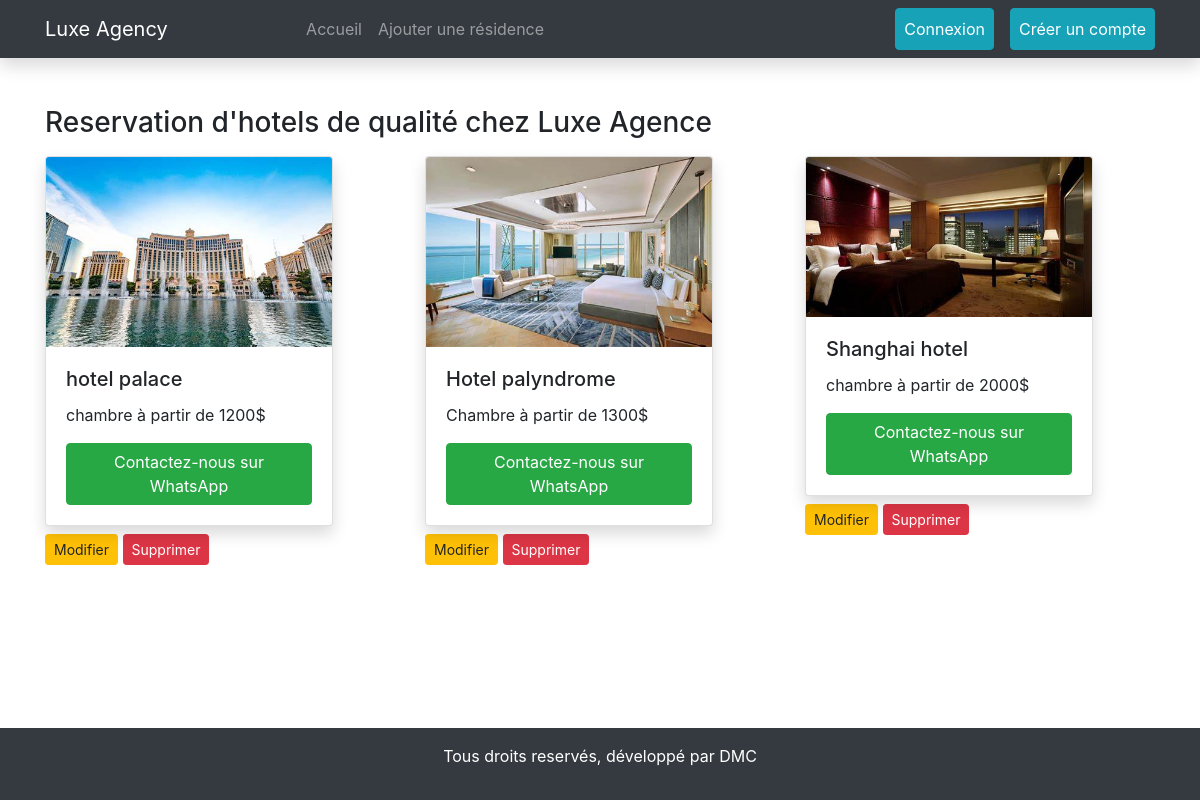
The page /Agence/ on the database its author committed.
### Agence/models.py (models this page shows, shortened)
class Residence(models.Model):
    image = models.ImageField(upload_to='residence_images/')
    nomResidence = models.CharField(max_length=100)
    description = models.TextField()

### Agence/views.py (the view)
# urls.py: path('', views.list_residences, name = "home"),
def list_residences(request):
    residences = Residence.objects.all()
    return render(request, 'home.html', {'residences': residences})

### Agence/templates/home.html (shortened to what this page needs)
{% extends "base.html" %} {% block content %}
<div class="container mt-5 mb-5">
  <h3 class="mb-3">Reservation d'hotels de qualité chez Luxe Agence</h3>
  <div class="row">
    {% if residences %} {% for rs in residences %}
    <div class="col-lg-4 mb-4">
      <div class="card shadow" style="width: 18rem">
        <img src="{{ rs.image.url }}" class="card-img-top" alt="..." />
        <div class="card-body">
          <h5 class="card-title">{{ rs.nomResidence }}</h5>
          <p class="card-text">{{ rs.description }}</p>
          <a href="https://wa.me/+2250758475734" class="btn btn-success" target="_blank">Contactez-nous sur WhatsApp</a>
        </div>
      </div>
      <a href="{% url 'updatedata' rs.id %}" class="btn btn-warning btn-sm mt-2"
        >Modifier</a
      >
      <form
        action="{% url 'deletedata' rs.id %}"
        method="post"
        class="d-inline"
      >
        <input
          type="submit"
          class="btn btn-danger btn-sm mt-2"
          value="Supprimer"
        />
      </form>
    </div>
    {% endfor %} {% else %}
    <div class="col-12">
      <h4 class="text-center alert alert-warning">Pas d'enregistrement</h4>
    </div>
    {% endif %}
  </div>
</div>
{% endblock %}

### Agence/templates/base.html (shortened to what this page needs)
<!DOCTYPE html>
<html lang="en">
  <head>
    <link
      rel="stylesheet"
      href="https://cdn.jsdelivr.net/npm/bootstrap@4.4.1/dist/css/bootstrap.min.css"
    />
  </head>
  <body class="d-flex flex-column min-vh-100">
    <nav class="navbar navbar-expand-lg navbar-dark bg-dark shadow">
      <div class="container">
        <a class="navbar-brand" href="#">
          Luxe Agency
        </a>
        <div class="collapse navbar-collapse justify-content-center" id="navbarNav">
          <ul class="navbar-nav">
            <li class="nav-item ">
              <a class="nav-link" href="/">
                 Accueil <span class="sr-only">(current)</span>
              </a>
            </li>
            <li class="nav-item">
              <a class="nav-link" href="{% url 'add' %}">
                 Ajouter une résidence
              </a>
            </li>
          </ul>
        </div>
        <div class="collapse navbar-collapse justify-content-end" id="navbarNav">
          <ul class="navbar-nav">
            {% if user.is_authenticated %}
            <li class="nav-item active text-white d-flex align-items-center">
              Connecté sous {{ user.username }}
              <a class="nav-link active btn btn-success ml-4" href="{% url 'logout' %}">Déconnexion</a>
            </li>
            {% else %}
            <li class="nav-item active d-flex align-items-center">
              <a class="nav-link btn btn-info" href="{% url 'login' %}">Connexion</a>
              <a class="nav-link btn btn-info ml-3" href="{% url 'register' %}">Créer un compte</a>
            </li>
            {% endif %}
          </ul>
        </div>
      </div>
    </nav>
    <main class="flex-grow-1">{% block content %} {% endblock %}</main>
    <footer class="bg-dark p-3 mt-auto">
      <p class="text-center text-white">
        Tous droits reservés, développé par DMC
      </p>
    </footer>
  </body>
</html>

### rows shown on the page
Residence: image (picture), nomResidence "hotel palace", description "chambre à partir de 1200$"
Residence: image (picture), nomResidence "Hotel palyndrome", description "Chambre à partir de 1300$"
Residence: image (picture), nomResidence "Shanghai hotel", description "chambre à partir de 2000$"
